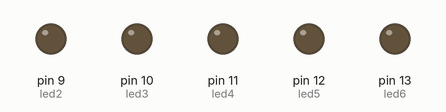
Recording of a sketch running on a simulated Arduino Uno, built with avr-gcc and run on an emulated ATmega328P. Parts: output pins drawn as LEDs (lit = HIGH).

Above: at 0.07 s.
At 0.52 s:
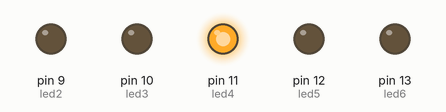
At 0.67 s:
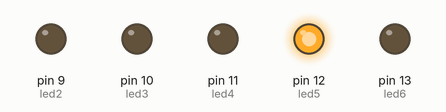
At 1.27 s:
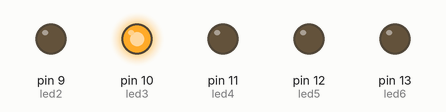
At 2.02 s:
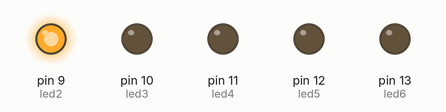
At 2.62 s:
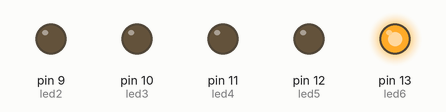
Timing chart, 0 to 3.0 s (numbered marks = the images above):
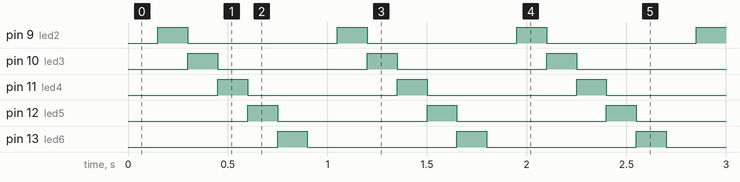

Measured:
- by itself, pin 9 (led2), pin 10 (led3), pin 11 (led4), pin 12 (led5), pin 13 (led6): alternates HIGH for 0.15 s and LOW for 0.75 s
- by itself, everything shown: repeats every 0.90 s, in 6 steps

The sketch:

opdracht10Delano.ino
```cpp
/*
Huiswerk Opdacht 10
Delano Koster 5035007

08-09-24
*/

int led1 = 8;
int led2 = 9;
int led3 = 10;
int led4 = 11;
int led5 = 12;
int led6 = 13;

// sets te speed at which the leds swoop, lower is faster.
int delayLed = 150;

void setup() {
  // set pin 8/13 to output.
  DDRB = 0x3E;

  // start serial
  Serial.begin(9600);
}

void loop() {
  opdrachtB();
}

// function that makes leds swoop from pin 8 to 13. Use of digitalWrite.
void opdrachtA() {
  digitalWrite(led1, HIGH);
  delay(delayLed);
  digitalWrite(led1, LOW);

  digitalWrite(led2, HIGH);
  delay(delayLed);
  digitalWrite(led2, LOW);

  digitalWrite(led3, HIGH);
  delay(delayLed);
  digitalWrite(led3, LOW);

  digitalWrite(led4, HIGH);
  delay(delayLed);
  digitalWrite(led4, LOW);

  digitalWrite(led5, HIGH);
  delay(delayLed);
  digitalWrite(led5, LOW);

  digitalWrite(led6, HIGH);
  delay(delayLed);
  digitalWrite(led6, LOW);
}

// function that makes leds swoop from pin 8 to 13. Use of DDRB and hexadecimals
void opdrachtB() {
  PORTB = 0x000001;
  delay(delayLed);
  PORTB = 0x00;

  PORTB = 0x2;
  delay(delayLed);
  PORTB = 0x00;

  PORTB = 0x4;
  delay(delayLed);
  PORTB = 0x00;

  PORTB = 0x8;
  delay(delayLed);
  PORTB = 0x00;

  PORTB = 0x10;
  delay(delayLed);
  PORTB = 0x00;

  PORTB = 0x20;
  delay(delayLed);
  PORTB = 0x00;
}
```
